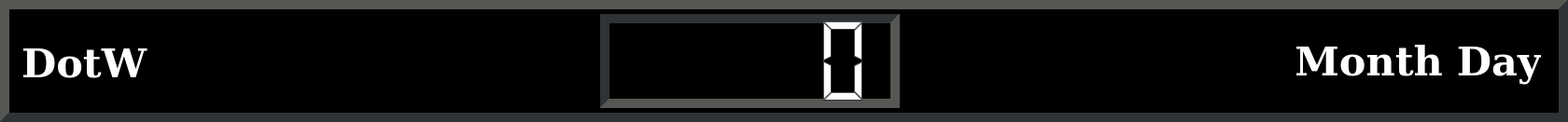
   <widget class="QFrame" name="dateTime_Widget">
    <property name="geometry">
     <rect>
      <x>0</x>
      <y>0</y>
      <width>1680</width>
      <height>131</height>
     </rect>
    </property>
    <property name="palette">
     <palette>
      <active>
       <colorrole role="WindowText">
        <brush brushstyle="SolidPattern">
         <color alpha="255">
          <red>255</red>
          <green>255</green>
          <blue>255</blue>
         </color>
        </brush>
       </colorrole>
       <colorrole role="Button">
        <brush brushstyle="SolidPattern">
         <color alpha="255">
          <red>0</red>
          <green>0</green>
          <blue>0</blue>
         </color>
        </brush>
       </colorrole>
       <colorrole role="Light">
        <brush brushstyle="SolidPattern">
         <color alpha="255">
          <red>85</red>
          <green>87</green>
          <blue>83</blue>
         </color>
        </brush>
       </colorrole>
       <colorrole role="Midlight">
        <brush brushstyle="SolidPattern">
         <color alpha="255">
          <red>85</red>
          <green>87</green>
          <blue>83</blue>
         </color>
        </brush>
       </colorrole>
       <colorrole role="Dark">
        <brush brushstyle="SolidPattern">
         <color alpha="255">
          <red>46</red>
          <green>52</green>
          <blue>54</blue>
         </color>
        </brush>
       </colorrole>
       <colorrole role="Mid">
        <brush brushstyle="SolidPattern">
         <color alpha="255">
          <red>0</red>
          <green>0</green>
          <blue>0</blue>
         </color>
        </brush>
       </colorrole>
       <colorrole role="Text">
        <brush brushstyle="SolidPattern">
         <color alpha="255">
          <red>255</red>
          <green>255</green>
          <blue>255</blue>
         </color>
        </brush>
       </colorrole>
       <colorrole role="BrightText">
        <brush brushstyle="SolidPattern">
         <color alpha="255">
          <red>255</red>
          <green>255</green>
          <blue>255</blue>
         </color>
        </brush>
       </colorrole>
       <colorrole role="ButtonText">
        <brush brushstyle="SolidPattern">
         <color alpha="255">
          <red>255</red>
          <green>255</green>
          <blue>255</blue>
         </color>
        </brush>
       </colorrole>
       <colorrole role="Base">
        <brush brushstyle="SolidPattern">
         <color alpha="255">
          <red>0</red>
          <green>0</green>
          <blue>0</blue>
         </color>
        </brush>
       </colorrole>
       <colorrole role="Window">
        <brush brushstyle="SolidPattern">
         <color alpha="255">
          <red>0</red>
          <green>0</green>
          <blue>0</blue>
         </color>
        </brush>
       </colorrole>
       <colorrole role="Shadow">
        <brush brushstyle="SolidPattern">
         <color alpha="255">
          <red>0</red>
          <green>0</green>
          <blue>0</blue>
         </color>
        </brush>
       </colorrole>
       <colorrole role="AlternateBase">
        <brush brushstyle="SolidPattern">
         <color alpha="255">
          <red>0</red>
          <green>0</green>
          <blue>0</blue>
         </color>
        </brush>
       </colorrole>
       <colorrole role="ToolTipBase">
        <brush brushstyle="SolidPattern">
         <color alpha="255">
          <red>255</red>
          <green>255</green>
          <blue>220</blue>
         </color>
        </brush>
       </colorrole>
       <colorrole role="ToolTipText">
        <brush brushstyle="SolidPattern">
         <color alpha="255">
          <red>0</red>
          <green>0</green>
          <blue>0</blue>
         </color>
        </brush>
       </colorrole>
       <colorrole role="PlaceholderText">
        <brush brushstyle="SolidPattern">
         <color alpha="128">
          <red>255</red>
          <green>255</green>
          <blue>255</blue>
         </color>
        </brush>
       </colorrole>
      </active>
      <inactive>
       <colorrole role="WindowText">
        <brush brushstyle="SolidPattern">
         <color alpha="255">
          <red>255</red>
          <green>255</green>
          <blue>255</blue>
         </color>
        </brush>
       </colorrole>
       <colorrole role="Button">
        <brush brushstyle="SolidPattern">
         <color alpha="255">
          <red>0</red>
          <green>0</green>
          <blue>0</blue>
         </color>
        </brush>
       </colorrole>
       <colorrole role="Light">
        <brush brushstyle="SolidPattern">
         <color alpha="255">
          <red>85</red>
          <green>87</green>
          <blue>83</blue>
         </color>
        </brush>
       </colorrole>
       <colorrole role="Midlight">
        <brush brushstyle="SolidPattern">
         <color alpha="255">
          <red>85</red>
          <green>87</green>
          <blue>83</blue>
         </color>
        </brush>
       </colorrole>
       <colorrole role="Dark">
        <brush brushstyle="SolidPattern">
         <color alpha="255">
          <red>46</red>
          <green>52</green>
          <blue>54</blue>
         </color>
        </brush>
       </colorrole>
       <colorrole role="Mid">
        <brush brushstyle="SolidPattern">
         <color alpha="255">
          <red>0</red>
          <green>0</green>
          <blue>0</blue>
         </color>
        </brush>
       </colorrole>
       <colorrole role="Text">
        <brush brushstyle="SolidPattern">
         <color alpha="255">
          <red>255</red>
          <green>255</green>
          <blue>255</blue>
         </color>
        </brush>
       </colorrole>
       <colorrole role="BrightText">
        <brush brushstyle="SolidPattern">
         <color alpha="255">
          <red>255</red>
          <green>255</green>
          <blue>255</blue>
         </color>
        </brush>
       </colorrole>
       <colorrole role="ButtonText">
        <brush brushstyle="SolidPattern">
         <color alpha="255">
          <red>255</red>
          <green>255</green>
          <blue>255</blue>
         </color>
        </brush>
       </colorrole>
       <colorrole role="Base">
        <brush brushstyle="SolidPattern">
         <color alpha="255">
          <red>0</red>
          <green>0</green>
          <blue>0</blue>
         </color>
        </brush>
       </colorrole>
       <colorrole role="Window">
        <brush brushstyle="SolidPattern">
         <color alpha="255">
          <red>0</red>
          <green>0</green>
          <blue>0</blue>
         </color>
        </brush>
       </colorrole>
       <colorrole role="Shadow">
        <brush brushstyle="SolidPattern">
         <color alpha="255">
          <red>0</red>
          <green>0</green>
          <blue>0</blue>
         </color>
        </brush>
       </colorrole>
       <colorrole role="AlternateBase">
        <brush brushstyle="SolidPattern">
         <color alpha="255">
          <red>0</red>
          <green>0</green>
          <blue>0</blue>
         </color>
        </brush>
       </colorrole>
       <colorrole role="ToolTipBase">
        <brush brushstyle="SolidPattern">
         <color alpha="255">
          <red>255</red>
          <green>255</green>
          <blue>220</blue>
         </color>
        </brush>
       </colorrole>
       <colorrole role="ToolTipText">
        <brush brushstyle="SolidPattern">
         <color alpha="255">
          <red>0</red>
          <green>0</green>
          <blue>0</blue>
         </color>
        </brush>
       </colorrole>
       <colorrole role="PlaceholderText">
        <brush brushstyle="SolidPattern">
         <color alpha="128">
          <red>255</red>
          <green>255</green>
          <blue>255</blue>
         </color>
        </brush>
       </colorrole>
      </inactive>
      <disabled>
       <colorrole role="WindowText">
        <brush brushstyle="SolidPattern">
         <color alpha="255">
          <red>46</red>
          <green>52</green>
          <blue>54</blue>
         </color>
        </brush>
       </colorrole>
       <colorrole role="Button">
        <brush brushstyle="SolidPattern">
         <color alpha="255">
          <red>0</red>
          <green>0</green>
          <blue>0</blue>
         </color>
        </brush>
       </colorrole>
       <colorrole role="Light">
        <brush brushstyle="SolidPattern">
         <color alpha="255">
          <red>85</red>
          <green>87</green>
          <blue>83</blue>
         </color>
        </brush>
       </colorrole>
       <colorrole role="Midlight">
        <brush brushstyle="SolidPattern">
         <color alpha="255">
          <red>85</red>
          <green>87</green>
          <blue>83</blue>
         </color>
        </brush>
       </colorrole>
       <colorrole role="Dark">
        <brush brushstyle="SolidPattern">
         <color alpha="255">
          <red>46</red>
          <green>52</green>
          <blue>54</blue>
         </color>
        </brush>
       </colorrole>
       <colorrole role="Mid">
        <brush brushstyle="SolidPattern">
         <color alpha="255">
          <red>0</red>
          <green>0</green>
          <blue>0</blue>
         </color>
        </brush>
       </colorrole>
       <colorrole role="Text">
        <brush brushstyle="SolidPattern">
         <color alpha="255">
          <red>46</red>
          <green>52</green>
          <blue>54</blue>
         </color>
        </brush>
       </colorrole>
       <colorrole role="BrightText">
        <brush brushstyle="SolidPattern">
         <color alpha="255">
          <red>255</red>
          <green>255</green>
          <blue>255</blue>
         </color>
        </brush>
       </colorrole>
       <colorrole role="ButtonText">
        <brush brushstyle="SolidPattern">
         <color alpha="255">
          <red>46</red>
          <green>52</green>
          <blue>54</blue>
         </color>
        </brush>
       </colorrole>
       <colorrole role="Base">
        <brush brushstyle="SolidPattern">
         <color alpha="255">
          <red>0</red>
          <green>0</green>
          <blue>0</blue>
         </color>
        </brush>
       </colorrole>
       <colorrole role="Window">
        <brush brushstyle="SolidPattern">
         <color alpha="255">
          <red>0</red>
          <green>0</green>
          <blue>0</blue>
         </color>
        </brush>
       </colorrole>
       <colorrole role="Shadow">
        <brush brushstyle="SolidPattern">
         <color alpha="255">
          <red>0</red>
          <green>0</green>
          <blue>0</blue>
         </color>
        </brush>
       </colorrole>
       <colorrole role="AlternateBase">
        <brush brushstyle="SolidPattern">
         <color alpha="255">
          <red>0</red>
          <green>0</green>
          <blue>0</blue>
         </color>
        </brush>
       </colorrole>
       <colorrole role="ToolTipBase">
        <brush brushstyle="SolidPattern">
         <color alpha="255">
          <red>255</red>
          <green>255</green>
          <blue>220</blue>
         </color>
        </brush>
       </colorrole>
       <colorrole role="ToolTipText">
        <brush brushstyle="SolidPattern">
         <color alpha="255">
          <red>0</red>
          <green>0</green>
          <blue>0</blue>
         </color>
        </brush>
       </colorrole>
       <colorrole role="PlaceholderText">
        <brush brushstyle="SolidPattern">
         <color alpha="128">
          <red>255</red>
          <green>255</green>
          <blue>255</blue>
         </color>
        </brush>
       </colorrole>
      </disabled>
     </palette>
    </property>
    <property name="autoFillBackground">
     <bool>true</bool>
    </property>
    <property name="frameShape">
     <enum>QFrame::Panel</enum>
    </property>
    <property name="frameShadow">
     <enum>QFrame::Raised</enum>
    </property>
    <property name="lineWidth">
     <number>10</number>
    </property>
    <property name="midLineWidth">
     <number>10</number>
    </property>
    <widget class="QLabel" name="dotw_label">
     <property name="geometry">
      <rect>
       <x>23</x>
       <y>17</y>
       <width>321</width>
       <height>101</height>
      </rect>
     </property>
     <property name="font">
      <font>
       <family>DejaVu Serif</family>
       <pointsize>32</pointsize>
       <weight>75</weight>
       <bold>true</bold>
      </font>
     </property>
     <property name="text">
      <string>DotW</string>
     </property>
    </widget>
    <widget class="QLabel" name="date_label">
     <property name="geometry">
      <rect>
       <x>1280</x>
       <y>10</y>
       <width>371</width>
       <height>111</height>
      </rect>
     </property>
     <property name="font">
      <font>
       <family>DejaVu Serif</family>
       <pointsize>32</pointsize>
       <weight>75</weight>
       <bold>true</bold>
      </font>
     </property>
     <property name="text">
      <string>Month Day</string>
     </property>
     <property name="scaledContents">
      <bool>true</bool>
     </property>
     <property name="alignment">
      <set>Qt::AlignRight|Qt::AlignTrailing|Qt::AlignVCenter</set>
     </property>
    </widget>
    <widget class="QLCDNumber" name="clock">
     <property name="geometry">
      <rect>
       <x>643</x>
       <y>15</y>
       <width>321</width>
       <height>101</height>
      </rect>
     </property>
     <property name="font">
      <font>
       <pointsize>20</pointsize>
      </font>
     </property>
     <property name="layoutDirection">
      <enum>Qt::LeftToRight</enum>
     </property>
     <property name="frameShape">
      <enum>QFrame::Panel</enum>
     </property>
     <property name="frameShadow">
      <enum>QFrame::Sunken</enum>
     </property>
     <property name="lineWidth">
      <number>10</number>
     </property>
     <property name="midLineWidth">
      <number>0</number>
     </property>
     <property name="smallDecimalPoint">
      <bool>false</bool>
     </property>
     <property name="digitCount">
      <number>5</number>
     </property>
     <property name="mode">
      <enum>QLCDNumber::Bin</enum>
     </property>
     <property name="segmentStyle">
      <enum>QLCDNumber::Filled</enum>
     </property>
     <property name="value" stdset="0">
      <double>0.000000000000000</double>
     </property>
     <property name="intValue" stdset="0">
      <number>0</number>
     </property>
    </widget>
   </widget>
